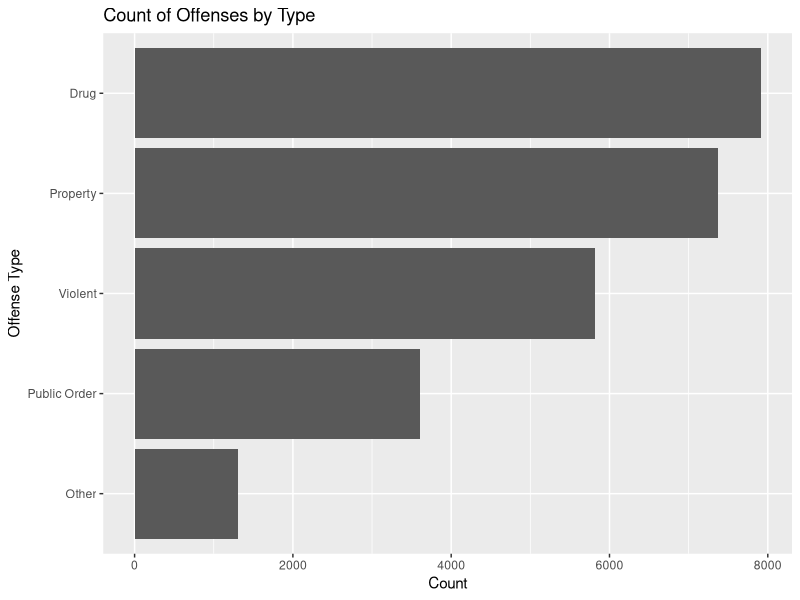
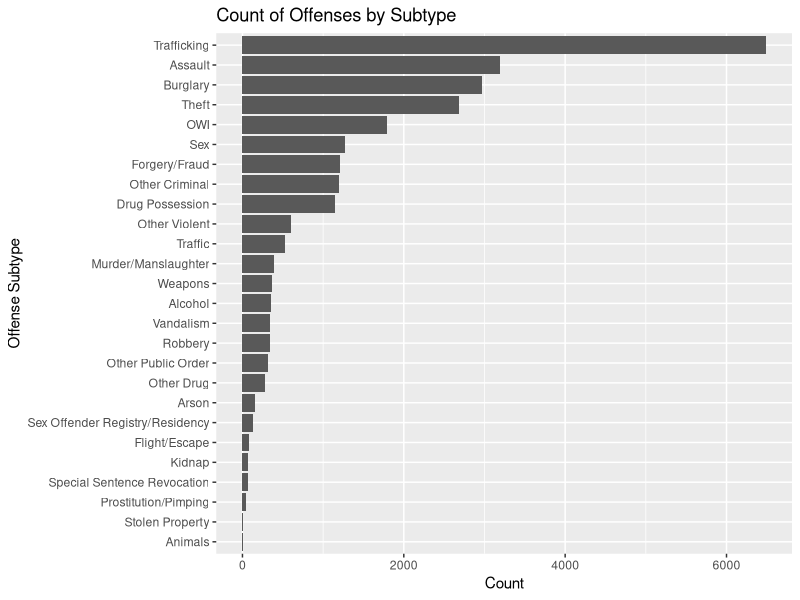
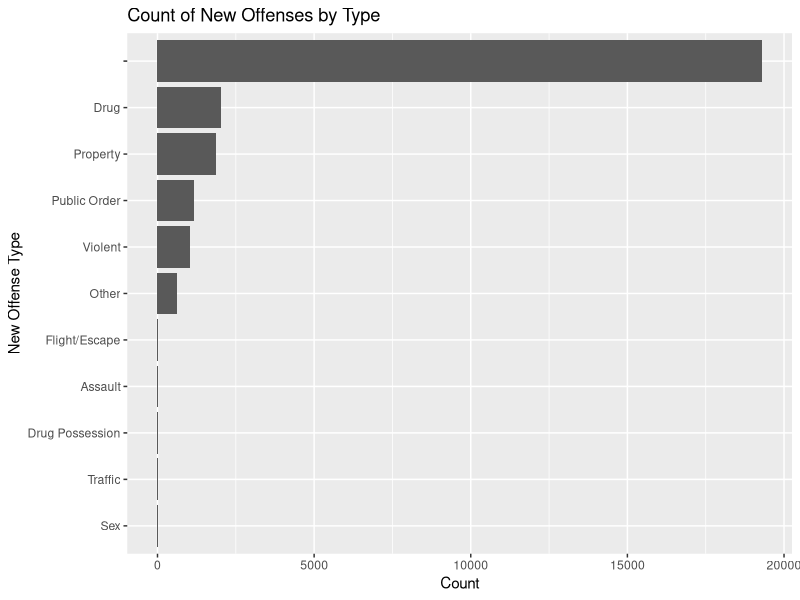
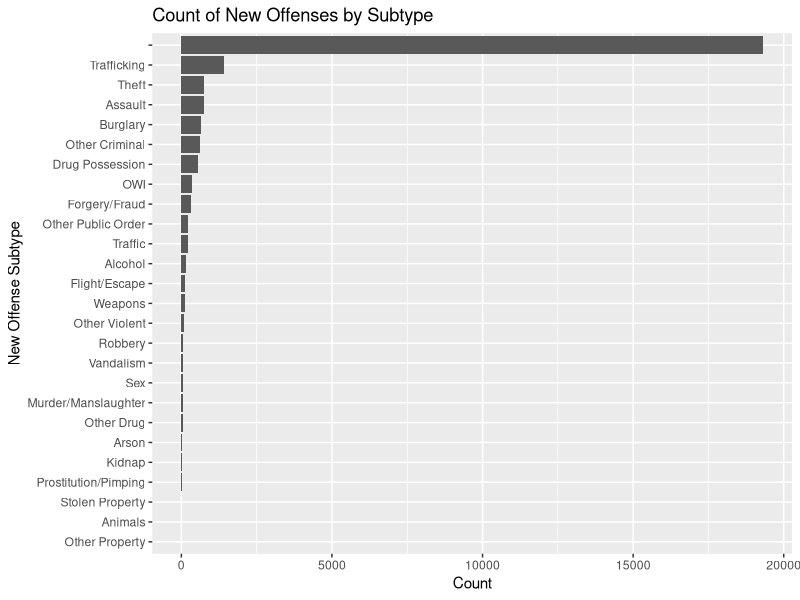
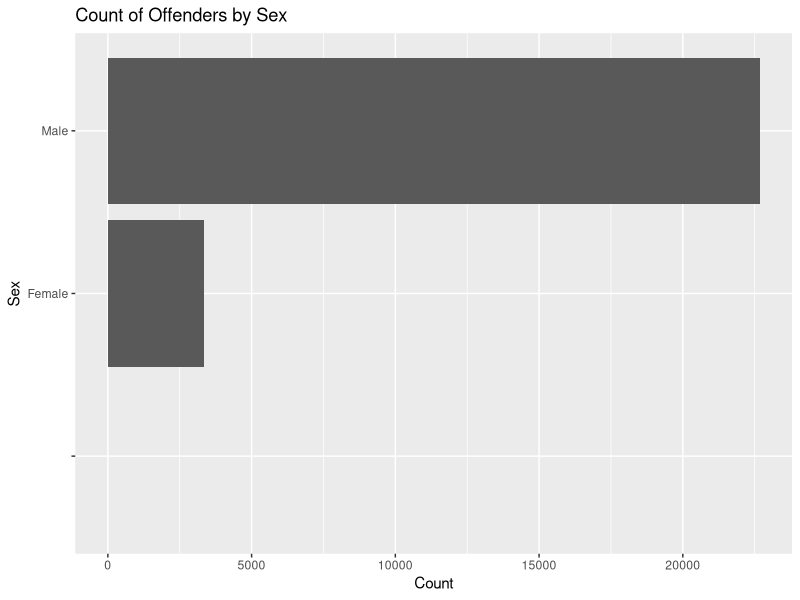
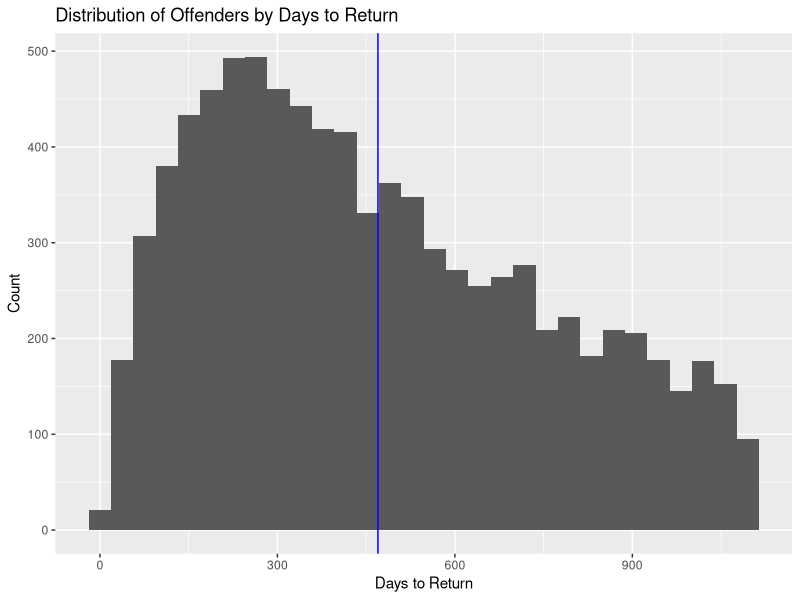
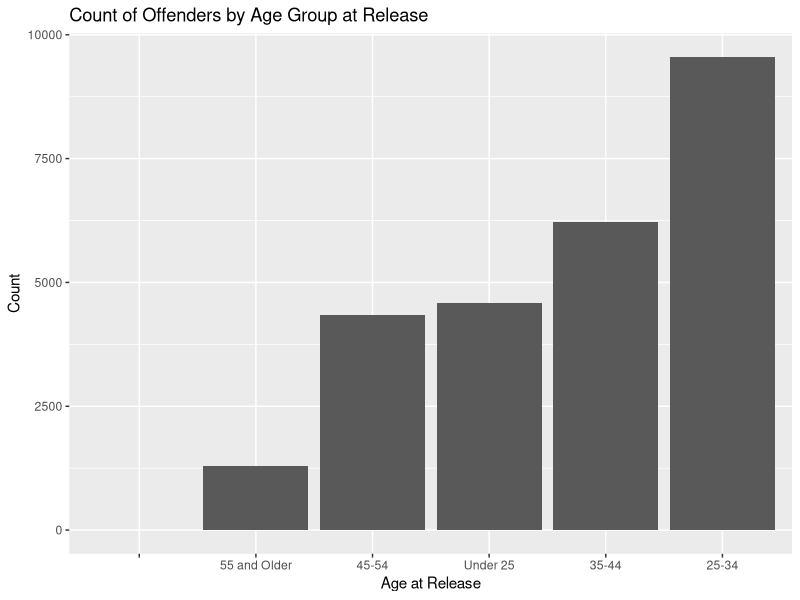

R code for these plots, in order:
## ---- chunk 1
knitr::opts_chunk$set(echo = TRUE)
## ---- chunk 2
df = read.csv("data.csv")
## ---- chunk 3
str(df)
## ---- chunk 4
df$Return.to.Prison = as.character(df$Return.to.Prison)
df$Return.to.Prison[df$Return.to.Prison == "Yes"] = "TRUE"
df$Return.to.Prison[df$Return.to.Prison == "No"] = "FALSE"
df$Return.to.Prison = as.logical(df$Return.to.Prison)

df$Target.Population = as.character(df$Target.Population)
df$Target.Population[df$Target.Population == "Yes"] = "TRUE"
df$Target.Population[df$Target.Population == "No"] = "FALSE"
df$Target.Population = as.logical(df$Target.Population)

str(df)
## ---- chunk 5
# find all columns with NA using an apply of anyNA on each column
colnames(df)[apply(df, 2, anyNA)]
## ---- chunk 6
cat("Total NA rows:", sum(is.na(df$Days.to.Return)),"\n")
cat("Rows total:", nrow(df), "\n")
cat("Proportion of rows NA:", sum(is.na(df$Days.to.Return)) / nrow(df))
## ---- chunk 7
# we can see if there any NAs that aren't matched with those that did not return to prison
length(df$Days.to.Return[(is.na(df$Days.to.Return)) & (df$Return.to.Prison == TRUE)])
## ---- chunk 8
levels(df$Offense.Classification)
## ---- chunk 9
levels(df$Offense.Type)
## ---- chunk 10
levels(df$Offense.Subtype)
## ---- chunk 11
levels(df$New.Offense.Type)
## ---- chunk 12
levels(df$New.Offense.Sub.Type)
## ---- chunk 13
sum(as.character(df$Offense.Type) == as.character(df$New.Offense.Type))
## ---- chunk 14
length(df$New.Offense.Type[(df$New.Offense.Type == "") | (df$New.Offense.Sub.Type == "")])
## ---- chunk 15
library(ggplot2)

df$Offense.Type = reorder(df$Offense.Type, df$Offense.Type, length)
df$Offense.Subtype = reorder(df$Offense.Subtype, df$Offense.Subtype, length)
df$New.Offense.Type = reorder(df$New.Offense.Type, df$New.Offense.Type, length)
df$New.Offense.Sub.Type = reorder(df$New.Offense.Sub.Type, df$New.Offense.Sub.Type, length)
df$Age.At.Release = reorder(df$Age.At.Release, df$Age.At.Release, length)
## ---- chunk 16
ggplot(df, aes(x=Offense.Type)) + geom_bar() + labs(x="Offense Type", y="Count", title="Count of Offenses by Type") + coord_flip()
## ---- chunk 17
ggplot(df, aes(x=Offense.Subtype)) + geom_bar() + labs(x="Offense Subtype", y="Count", title="Count of Offenses by Subtype") + coord_flip()
## ---- chunk 18
ggplot(df, aes(x=New.Offense.Type)) + geom_bar() + labs(x="New Offense Type", y="Count", title="Count of New Offenses by Type") + coord_flip()
## ---- chunk 19
ggplot(df, aes(x=New.Offense.Sub.Type)) + geom_bar() + labs(x="New Offense Subtype", y="Count", title="Count of New Offenses by Subtype") + coord_flip()
## ---- chunk 20
ggplot(df, aes(x=Sex)) + geom_bar() + labs(x="Sex", y="Count", title="Count of Offenders by Sex") + coord_flip()
## ---- chunk 21
days.mean = mean(df$Days.to.Return, na.rm=TRUE)
ggplot(df, aes(x=Days.to.Return)) + geom_histogram() + labs(x="Days to Return", y="Count", title="Distribution of Offenders by Days to Return") + geom_vline(xintercept = days.mean,colour="blue")
## ---- chunk 22
ggplot(df, aes(x=Age.At.Release)) + geom_bar() + labs(x="Age at Release", y="Count", title="Count of Offenders by Age Group at Release")
## ---- chunk 23
sum(df$Return.to.Prison) / length(df$Return.to.Prison)
## ---- chunk 24
# drop rows with very rare values (<3)
length(df$Release.Type)
indices_to_remove = vector()
indices_to_remove = append(indices_to_remove, which(df$Release.Type=="Interstate Compact Parole"))
indices_to_remove = append(indices_to_remove, which(df$Age.At.Release==""))
indices_to_remove = append(indices_to_remove, which(df$Race...Ethnicity=="Black -"))
indices_to_remove = append(indices_to_remove, which(df$Race...Ethnicity=="N/A -"))
indices_to_remove = append(indices_to_remove, which(df$Offense.Classification=="Other Misdemeanor"))
indices_to_remove = append(indices_to_remove, which(df$Offense.Classification=="Sexual Predator Community Supervision"))
indices_to_remove = append(indices_to_remove, which(df$Offense.Classification=="Other Felony (Old Code)"))
df = df[-c(indices_to_remove),]
length(df$Release.Type)
## ---- chunk 25
# first, train test split
set.seed(20)
train = sample(1:nrow(df),2*nrow(df)/3, replace=FALSE)
test = (-train)

# fit the model
model.fit = glm(Return.to.Prison~Main.Supervising.District+Release.Type+Race...Ethnicity+Age.At.Release+Sex+Offense.Classification+Offense.Subtype, family="binomial", data=df, subset=train)
#summary(model.fit)
## ---- chunk 26
model.prob = predict(model.fit, df[test,],type='response')
head(model.prob)
model.pred = rep(FALSE, nrow(df)-length(test))
model.pred[model.prob >0.5] = TRUE
table(model.pred, df[test,]$Return.to.Prison)
1-mean(model.pred == df[test,]$Return.to.Prison)
